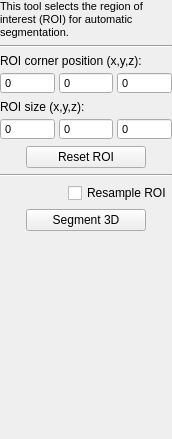
<?xml version="1.0" encoding="UTF-8"?>
<ui version="4.0">
 <class>SnakeToolROIPanel</class>
 <widget class="QWidget" name="SnakeToolROIPanel">
  <property name="geometry">
   <rect>
    <x>0</x>
    <y>0</y>
    <width>172</width>
    <height>439</height>
   </rect>
  </property>
  <property name="windowTitle">
   <string>Form</string>
  </property>
  <property name="styleSheet">
   <string notr="true">* {
font-size: 12px;
}

QSpinBox {
font-size: 11px;
}
</string>
  </property>
  <layout class="QVBoxLayout" name="verticalLayout">
   <property name="spacing">
    <number>6</number>
   </property>
   <property name="leftMargin">
    <number>0</number>
   </property>
   <property name="topMargin">
    <number>0</number>
   </property>
   <property name="rightMargin">
    <number>0</number>
   </property>
   <property name="bottomMargin">
    <number>0</number>
   </property>
   <item>
    <widget class="QLabel" name="label">
     <property name="sizePolicy">
      <sizepolicy hsizetype="Maximum" vsizetype="Preferred">
       <horstretch>0</horstretch>
       <verstretch>0</verstretch>
      </sizepolicy>
     </property>
     <property name="maximumSize">
      <size>
       <width>160</width>
       <height>16777215</height>
      </size>
     </property>
     <property name="font">
      <font>
       <pointsize>-1</pointsize>
      </font>
     </property>
     <property name="styleSheet">
      <string notr="true">* {
font-size: 11px;
}
</string>
     </property>
     <property name="text">
      <string>This tool selects the region of interest (ROI) for automatic segmentation.</string>
     </property>
     <property name="wordWrap">
      <bool>true</bool>
     </property>
    </widget>
   </item>
   <item>
    <widget class="Line" name="line_2">
     <property name="orientation">
      <enum>Qt::Horizontal</enum>
     </property>
    </widget>
   </item>
   <item>
    <widget class="QWidget" name="widget_6" native="true">
     <layout class="QGridLayout" name="gridLayout_3">
      <property name="leftMargin">
       <number>0</number>
      </property>
      <property name="topMargin">
       <number>0</number>
      </property>
      <property name="rightMargin">
       <number>0</number>
      </property>
      <property name="bottomMargin">
       <number>0</number>
      </property>
      <property name="spacing">
       <number>4</number>
      </property>
      <item row="0" column="0" rowspan="2" colspan="3">
       <widget class="QLabel" name="label_3">
        <property name="font">
         <font>
          <pointsize>-1</pointsize>
         </font>
        </property>
        <property name="text">
         <string>ROI corner position (x,y,z):</string>
        </property>
       </widget>
      </item>
      <item row="2" column="0">
       <widget class="QSpinBox" name="inIndexX">
        <property name="maximumSize">
         <size>
          <width>64</width>
          <height>16777215</height>
         </size>
        </property>
        <property name="buttonSymbols">
         <enum>QAbstractSpinBox::NoButtons</enum>
        </property>
       </widget>
      </item>
      <item row="2" column="1">
       <widget class="QSpinBox" name="inIndexY">
        <property name="maximumSize">
         <size>
          <width>64</width>
          <height>16777215</height>
         </size>
        </property>
        <property name="buttonSymbols">
         <enum>QAbstractSpinBox::NoButtons</enum>
        </property>
       </widget>
      </item>
      <item row="2" column="2">
       <widget class="QSpinBox" name="inIndexZ">
        <property name="maximumSize">
         <size>
          <width>64</width>
          <height>16777215</height>
         </size>
        </property>
        <property name="buttonSymbols">
         <enum>QAbstractSpinBox::NoButtons</enum>
        </property>
       </widget>
      </item>
     </layout>
    </widget>
   </item>
   <item>
    <widget class="QWidget" name="widget_7" native="true">
     <layout class="QGridLayout" name="gridLayout_4">
      <property name="leftMargin">
       <number>0</number>
      </property>
      <property name="topMargin">
       <number>0</number>
      </property>
      <property name="rightMargin">
       <number>0</number>
      </property>
      <property name="bottomMargin">
       <number>0</number>
      </property>
      <property name="spacing">
       <number>4</number>
      </property>
      <item row="0" column="0" rowspan="2" colspan="3">
       <widget class="QLabel" name="label_2">
        <property name="font">
         <font>
          <pointsize>-1</pointsize>
         </font>
        </property>
        <property name="text">
         <string>ROI size (x,y,z):</string>
        </property>
       </widget>
      </item>
      <item row="2" column="0">
       <widget class="QSpinBox" name="inSizeX">
        <property name="maximumSize">
         <size>
          <width>64</width>
          <height>16777215</height>
         </size>
        </property>
        <property name="buttonSymbols">
         <enum>QAbstractSpinBox::NoButtons</enum>
        </property>
       </widget>
      </item>
      <item row="2" column="1">
       <widget class="QSpinBox" name="inSizeY">
        <property name="maximumSize">
         <size>
          <width>64</width>
          <height>16777215</height>
         </size>
        </property>
        <property name="buttonSymbols">
         <enum>QAbstractSpinBox::NoButtons</enum>
        </property>
       </widget>
      </item>
      <item row="2" column="2">
       <widget class="QSpinBox" name="inSizeZ">
        <property name="maximumSize">
         <size>
          <width>64</width>
          <height>16777215</height>
         </size>
        </property>
        <property name="buttonSymbols">
         <enum>QAbstractSpinBox::NoButtons</enum>
        </property>
       </widget>
      </item>
     </layout>
    </widget>
   </item>
   <item>
    <widget class="QWidget" name="widget_3" native="true">
     <layout class="QHBoxLayout" name="horizontalLayout_3">
      <property name="spacing">
       <number>0</number>
      </property>
      <property name="leftMargin">
       <number>0</number>
      </property>
      <property name="topMargin">
       <number>0</number>
      </property>
      <property name="rightMargin">
       <number>0</number>
      </property>
      <property name="bottomMargin">
       <number>0</number>
      </property>
      <item>
       <widget class="QPushButton" name="btnResetROI">
        <property name="sizePolicy">
         <sizepolicy hsizetype="Fixed" vsizetype="Fixed">
          <horstretch>0</horstretch>
          <verstretch>0</verstretch>
         </sizepolicy>
        </property>
        <property name="minimumSize">
         <size>
          <width>120</width>
          <height>0</height>
         </size>
        </property>
        <property name="font">
         <font>
          <pointsize>-1</pointsize>
         </font>
        </property>
        <property name="toolTip">
         <string>&lt;html&gt;&lt;head/&gt;&lt;body&gt;&lt;p&gt;Reset the region of interest to be the whole image.&lt;/p&gt;&lt;/body&gt;&lt;/html&gt;</string>
        </property>
        <property name="text">
         <string>Reset ROI</string>
        </property>
       </widget>
      </item>
     </layout>
    </widget>
   </item>
   <item>
    <widget class="Line" name="line">
     <property name="orientation">
      <enum>Qt::Horizontal</enum>
     </property>
    </widget>
   </item>
   <item>
    <widget class="QWidget" name="widget" native="true">
     <layout class="QHBoxLayout" name="horizontalLayout">
      <property name="leftMargin">
       <number>0</number>
      </property>
      <property name="topMargin">
       <number>0</number>
      </property>
      <property name="rightMargin">
       <number>0</number>
      </property>
      <property name="bottomMargin">
       <number>0</number>
      </property>
      <item>
       <spacer name="horizontalSpacer">
        <property name="orientation">
         <enum>Qt::Horizontal</enum>
        </property>
        <property name="sizeHint" stdset="0">
         <size>
          <width>10</width>
          <height>20</height>
         </size>
        </property>
       </spacer>
      </item>
      <item>
       <widget class="QCheckBox" name="chkResample">
        <property name="toolTip">
         <string>&lt;html&gt;&lt;head/&gt;&lt;body&gt;&lt;p&gt;&lt;span style=&quot; font-size:12pt;&quot;&gt;When checked, you will have an option to change the resolution of the region of interest (i.e., subsample or supersample) before running automatic segmentation.&lt;/span&gt;&lt;/p&gt;&lt;/body&gt;&lt;/html&gt;</string>
        </property>
        <property name="text">
         <string>Resample ROI</string>
        </property>
       </widget>
      </item>
     </layout>
    </widget>
   </item>
   <item>
    <widget class="QWidget" name="widget_2" native="true">
     <layout class="QHBoxLayout" name="horizontalLayout_2">
      <property name="spacing">
       <number>0</number>
      </property>
      <property name="leftMargin">
       <number>0</number>
      </property>
      <property name="topMargin">
       <number>0</number>
      </property>
      <property name="rightMargin">
       <number>0</number>
      </property>
      <property name="bottomMargin">
       <number>0</number>
      </property>
      <item>
       <widget class="QPushButton" name="btnAuto">
        <property name="sizePolicy">
         <sizepolicy hsizetype="Fixed" vsizetype="Fixed">
          <horstretch>0</horstretch>
          <verstretch>0</verstretch>
         </sizepolicy>
        </property>
        <property name="minimumSize">
         <size>
          <width>120</width>
          <height>0</height>
         </size>
        </property>
        <property name="font">
         <font>
          <pointsize>-1</pointsize>
         </font>
        </property>
        <property name="toolTip">
         <string>&lt;html&gt;&lt;head/&gt;&lt;body&gt;&lt;p&gt;Press this button to start semi-automatic segmentation&lt;/p&gt;&lt;/body&gt;&lt;/html&gt;</string>
        </property>
        <property name="text">
         <string>Segment 3D</string>
        </property>
       </widget>
      </item>
     </layout>
    </widget>
   </item>
   <item>
    <spacer name="verticalSpacer">
     <property name="orientation">
      <enum>Qt::Vertical</enum>
     </property>
     <property name="sizeHint" stdset="0">
      <size>
       <width>20</width>
       <height>40</height>
      </size>
     </property>
    </spacer>
   </item>
  </layout>
 </widget>
 <resources/>
 <connections/>
</ui>
